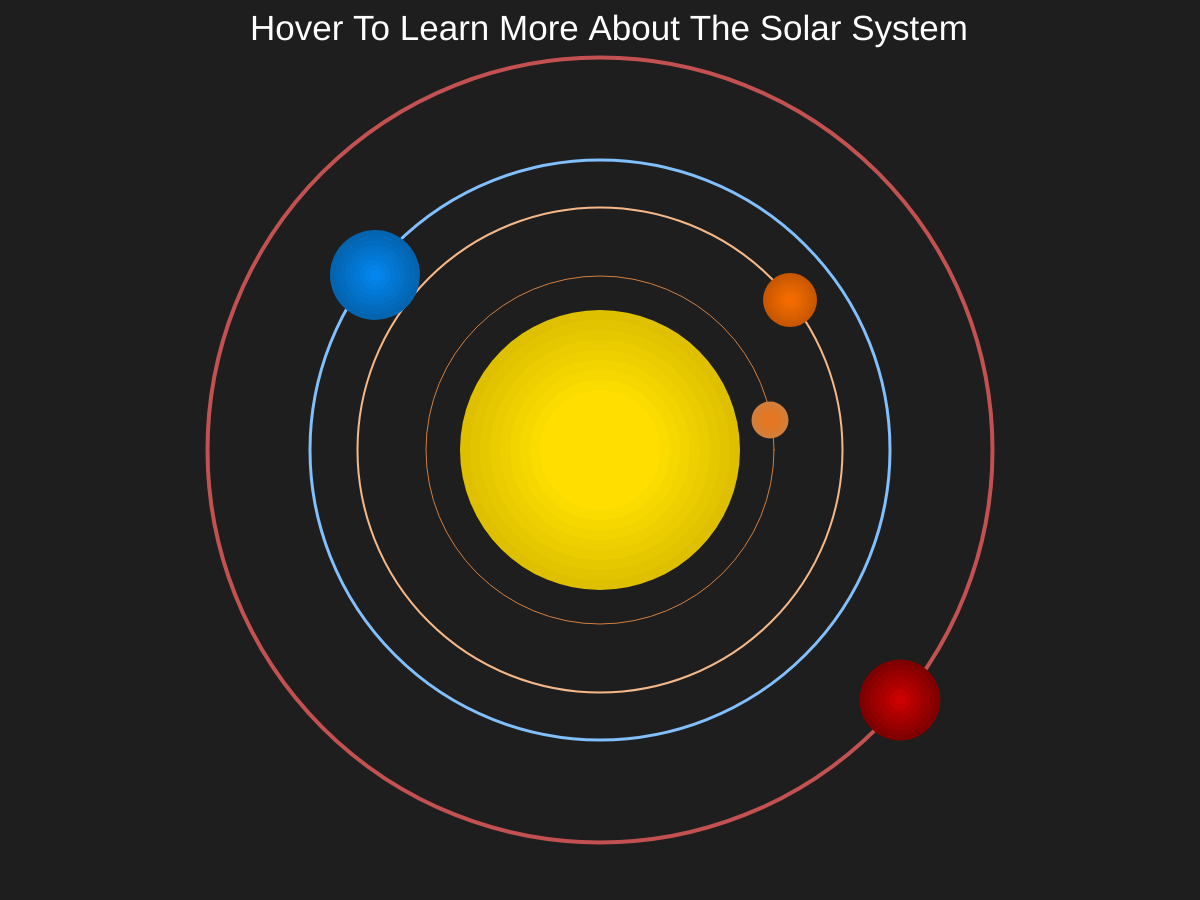
Frame 1 (no input)
Frame 60 (no input): identical to frame 1, image omitted
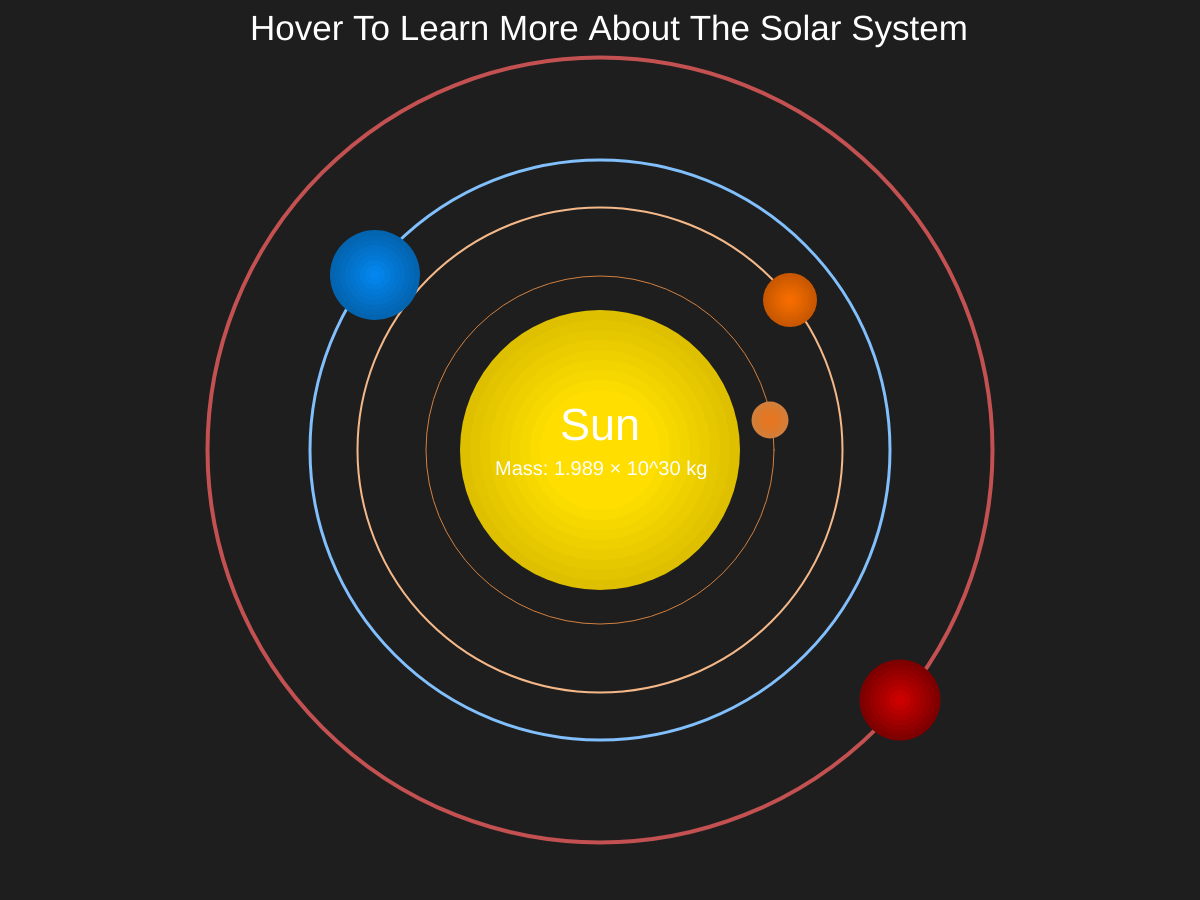
Frame 120 (the mouse pressed at the canvas centre since frame 60)

The p5.js sketch that drew these frames (run headless with seeded random() and noise() and a simulated clock; from frame 60 on, the mouse is pressed at the canvas centre):

// p5.js sketch
// ── sketch.js
//Planet Variables

var sun = {
  name: "Sun",
  size: 300,
  x: 600,
  y: 450,
  colorR: 222,
  colorG: 192,
  colorB: 0
};

var mercury = {
  name: "Mercury",
  size: 40,
  x: 770,
  y: 420,
  colorR: 210,
  colorG: 128,
  colorB: 64
};

var venus = {
  name: "Venus",
  size: 60,
  x: 790,
  y: 300,
  colorR: 200,
  colorG: 87,
  colorB: 0
};

var earth = {
  name: "Earth",
  size: 100 ,
  x: 375,
  y: 275,
  colorR: 3,
  colorG: 100,
  colorB: 175
};

var mars = {
  name: "Mars",
  size: 91,
  x: 900,
  y: 700,
  colorR: 127,
  colorG: 0,
  colorB: 0
}

function setup() {
  createCanvas(1200, 900);
}

function draw() {
background(30,30,30);

//Mercury Hover Orbit

if (dist(mouseX, mouseY, mercury.x, mercury.y) < mercury.size - 12){
  textSize(25);
  fill(255,255,255);
  text("Mercury", 778, 460);
  textSize(15);
  text("Mass: 3.285 × 10^23 kg", 778, 480);
  noFill();
  strokeWeight(0);
  ellipse(600,450,485,485);
  ellipse(600,450,580,580);
  ellipse(600,450,785,785);
  stroke(245, 184, 137);
  strokeWeight(1);
  ellipse(600,450,348,348);
  
//Venus Hover Orbit

} else if (dist(mouseX, mouseY, venus.x, venus.y) < venus.size - 24){
  textSize(25);
  fill(255,255,255);
  text("Venus", 820, 300);
  textSize(15);
  text("Mass: 4.867 × 10^24 kg", 820, 320);
  noFill();
  strokeWeight(0);
  ellipse(600,450,348,348);
  ellipse(600,450,580,580);
  ellipse(600,450,785,785);
  stroke(245, 184, 137);
  strokeWeight(2);
  ellipse(600,450,485,485);
  
//Earth Hover Orbit

} else if (dist(mouseX, mouseY, earth.x, earth.y) < earth.size - 40){
  textSize(25);
  fill(255,255,255);
  text("Earth", 260, 270);
  textSize(18);
  text("Mass: 5.972 × 10^24 kg", 130, 295);
  noFill();
  strokeWeight(0);
  ellipse(600,450,348,348);
  ellipse(600,450,485,485);
  ellipse(600,450,785,785);
  stroke(129, 191, 253);
  strokeWeight(3);
  ellipse(600,450,580,580);
  
// Mars Hover Orbit

} else if (dist(mouseX, mouseY, mars.x, mars.y) < mars.size - 40){
  textSize(25);
  fill(255,255,255);
  text("Mars", 945, 700);
  textSize(15);
  text("Mass: 6.39 × 10^23 kg", 945, 720);
  noFill();
  strokeWeight(0);
  ellipse(600,450,348,348);
  ellipse(600,450,485,485);
  ellipse(600,450,580,580);
  stroke(195, 81, 81);
  strokeWeight(4);
  ellipse(600,450,785,785);
  
//When No Hover

} else{
  noFill();
  stroke(210,128,64);
  strokeWeight(1);
  ellipse(600,450,348,348);
  stroke(245, 184, 137);
  strokeWeight(2);
  ellipse(600,450,485,485);
  stroke(129, 191, 253);
  strokeWeight(3);
  ellipse(600,450,580,580);
  noFill();
  stroke(195, 81, 81);
  strokeWeight(4);
  ellipse(600,450,785,785);
  
//Title

  textSize(35);
  fill(255,255,255);
  noStroke();
  text("Hover To Learn More About The Solar System", 250, 40);
  }

//Sun

  fill (222,192,0);
  strokeWeight(0);
  ellipse(sun.x, sun.y, sun.size-20, sun.size-20);

  fill (226,196,0);
  strokeWeight(0);
  ellipse(sun.x, sun.y, sun.size-40, sun.size-40);
  
  fill (230,200,0);
  strokeWeight(0);
  ellipse(sun.x, sun.y, sun.size-60, sun.size-60);
  
  fill (234,204,0);
  strokeWeight(0);
  ellipse(sun.x, sun.y, sun.size-80, sun.size-80);
  
  fill (238,208,0);
  strokeWeight(0);
  ellipse(sun.x, sun.y, sun.size-100, sun.size-100);
  
  fill (242,212,0);
  strokeWeight(0);
  ellipse(sun.x, sun.y, sun.size-120, sun.size-120);
  
  fill (246,216,0);
  strokeWeight(0);
  ellipse(sun.x, sun.y, sun.size-140, sun.size-140);
  
  fill (250,220,0);
  strokeWeight(0);
  ellipse(sun.x, sun.y, sun.size-160, sun.size-160);
  
  fill (255,222,0);
  strokeWeight(0);
  ellipse(sun.x, sun.y, sun.size-180, sun.size-180);

//Mercury

  fill (210,128,64);
  strokeWeight(0);
  ellipse(mercury.x, mercury.y, mercury.size-3, mercury.size-3);
  
  fill (212,126,56);
  strokeWeight(0);
  ellipse(mercury.x, mercury.y, mercury.size-6, mercury.size-6);
  
  fill (214,125,53);
  strokeWeight(0);
  ellipse(mercury.x, mercury.y, mercury.size-9, mercury.size-9);
  
  fill (216,124,49);
  strokeWeight(0);
  ellipse(mercury.x, mercury.y, mercury.size-12, mercury.size-12);
  
  fill (218,123,46);
  strokeWeight(0);
  ellipse(mercury.x, mercury.y, mercury.size-15, mercury.size-15);
  
  fill (221,122,43);
  strokeWeight(0);
  ellipse(mercury.x, mercury.y, mercury.size-18, mercury.size-18);
  
  fill (223,121,40);
  strokeWeight(0);
  ellipse(mercury.x, mercury.y, mercury.size-21, mercury.size-21);
  
  fill (225,120,37);
  strokeWeight(0);
  ellipse(mercury.x, mercury.y, mercury.size-24, mercury.size-24);
  
  fill (229,119,34);
  strokeWeight(0);
  ellipse(mercury.x, mercury.y, mercury.size-27, mercury.size-27);

//Venus

  fill (200,87,0);
  strokeWeight(0);
  ellipse(venus.x, venus.y, venus.size-6,venus.size-6);
  
  fill (206,90,0);
  strokeWeight(0);
  ellipse(venus.x, venus.y, venus.size-12,venus.size-12);
  
  fill (212,93,0);
  strokeWeight(0);
  ellipse(venus.x, venus.y, venus.size-18,venus.size-18);
  
  fill (218,96,0);
  strokeWeight(0);
  ellipse(venus.x, venus.y, venus.size-24,venus.size-24);
  
  fill (224,99,0);
  strokeWeight(0);
  ellipse(venus.x, venus.y, venus.size-30,venus.size-30);
  
  fill (230,102,0);
  strokeWeight(0);
  ellipse(venus.x, venus.y, venus.size-36,venus.size-36);
  
  fill (236,105,0);
  strokeWeight(0);
  ellipse(venus.x, venus.y, venus.size-42,venus.size-42);
  
  fill (242,106,0);
  strokeWeight(0);
  ellipse(venus.x, venus.y, venus.size-48,venus.size-48);
  
  fill (248,107,0);
  strokeWeight(0);
  ellipse(venus.x, venus.y, venus.size-54,venus.size-54);

//Earth

  fill (3,100,175);
  strokeWeight(0);
  ellipse(earth.x, earth.y, earth.size-10,earth.size-10);
  
  fill (3,104,183);
  strokeWeight(0);
  ellipse(earth.x, earth.y, earth.size-20,earth.size-20);
  
  fill (3,108,191);
  strokeWeight(0);
  ellipse(earth.x, earth.y, earth.size-30,earth.size-30);
  
  fill (3,113,199);
  strokeWeight(0);
  ellipse(earth.x, earth.y, earth.size-40,earth.size-40);
  
  fill (3,117,207);
  strokeWeight(0);
  ellipse(earth.x, earth.y, earth.size-50,earth.size-50);
  
  fill (3,121,215);
  strokeWeight(0);
  ellipse(earth.x, earth.y, earth.size-60,earth.size-60);
  
  fill (3,126,223);
  strokeWeight(0);
  ellipse(earth.x, earth.y, earth.size-70,earth.size-70);
  
  fill (3,130,231);
  strokeWeight(0);
  ellipse(earth.x, earth.y, earth.size-80,earth.size-80);
  
  fill (3,135,239);
  strokeWeight(0);
  ellipse(earth.x, earth.y, earth.size-90,earth.size-90);

//Mars

  fill(127,0,0);
  strokeWeight(0);
  ellipse(mars.x, mars.y, mars.size-10, mars.size-10);
  
  fill(138,0,0);
  strokeWeight(0);
  ellipse(mars.x, mars.y, mars.size-20, mars.size-20);
  
  fill(149,0,0);
  strokeWeight(0);
  ellipse(mars.x, mars.y, mars.size-30, mars.size-30);
  
  fill(160,0,0);
  strokeWeight(0);
  ellipse(mars.x, mars.y, mars.size-40, mars.size-40);
  
  fill(171,0,0);
  strokeWeight(0);
  ellipse(mars.x, mars.y, mars.size-50, mars.size-50);
  
  fill(182,0,0);
  strokeWeight(0);
  ellipse(mars.x, mars.y, mars.size-60, mars.size-60);
  
  fill(193,0,0);
  strokeWeight(0);
  ellipse(mars.x, mars.y, mars.size-70, mars.size-70);
  
  fill(204,0,0);
  strokeWeight(0);
  ellipse(mars.x, mars.y, mars.size-80, mars.size-80);
  
  fill(215,0,0);
  strokeWeight(0);
  ellipse(mars.x, mars.y, mars.size-90, mars.size-90);

//Sun Hover Text

if (dist(mouseX, mouseY, sun.x, sun.y) < sun.size-160 ){
  textSize(45);
  fill(255,255,255);
  text("Sun", 560, 440);
  textSize(20);
  text("Mass: 1.989 × 10^30 kg", 495, 475);  
}

}
